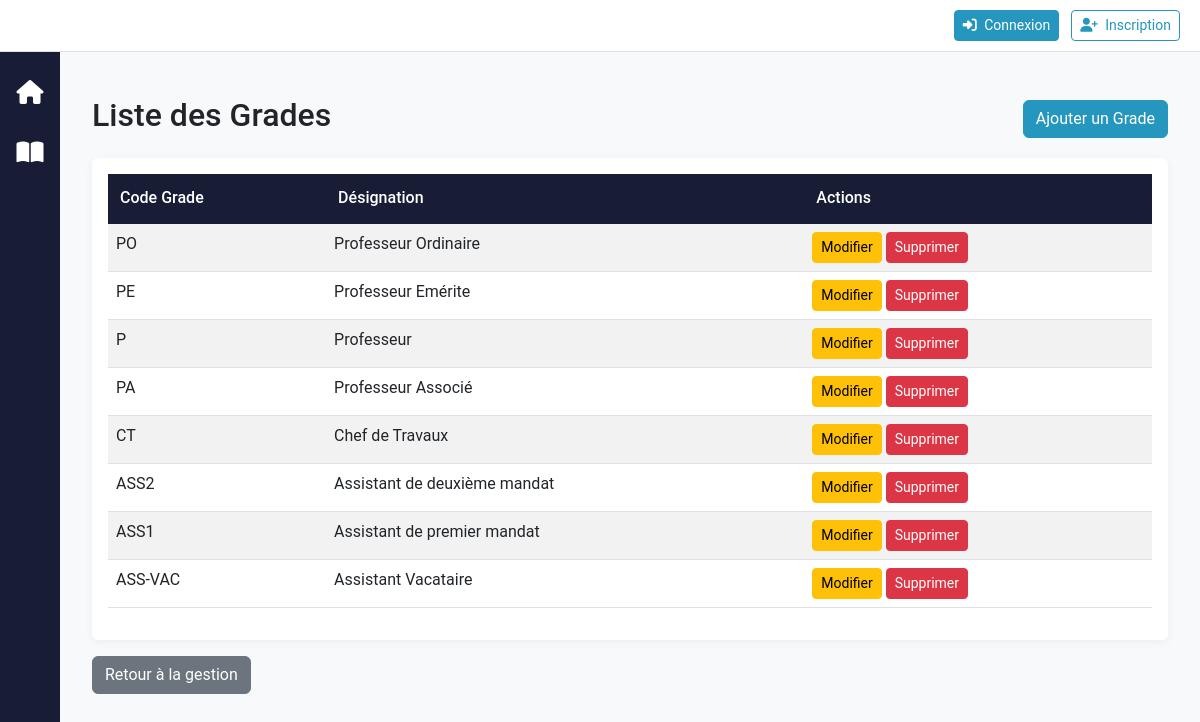
Screenshot of /reglage/grades/ with the database file from the repository.
### reglage/models.py (models this page shows, shortened)
class Grade(models.Model):
    CodeGrade = models.CharField(max_length=10, primary_key=True)
    DesignationGrade = models.CharField(max_length=100)

### reglage/views.py (the view)
# urls.py: path('grades/', views.GradeListView.as_view(), name='grade_list'),
class GradeListView(ListView):
    model = Grade
    template_name = 'reglage/grade_list.html'
    context_object_name = 'grades'

### accounts/context_processors.py (called while the page is built, shortened)
def user_roles(request):
    return {
        'user_organisation': None,
        'is_org_user': False,
        'is_admin': False,
        'is_administrative_role': False,
        'is_gestionnaire': False,
        'is_section_role': False,
        'is_department_role': False,
        'is_enseignant': False,
        'is_etudiant': False,
        'is_personnel_admin': False,
        'can_access_reglage': False,
        'can_access_finance': False,
        'can_create_users': False,
        'can_delete_all': False,
        'can_view_department_data': lambda dept: False,
        'can_view_section_data': lambda section: False,
        'user_roles': [],
        'user_department': None,
        'user_section': None,
        'user_section_designation': None,
    }

### reglage/templates/reglage/grade_list.html (shortened to what this page needs)
{% extends 'base.html' %}
{% block content %}
<div class="container mt-4">
    <div class="d-flex justify-content-between align-items-center mb-3">
        <h2>Liste des Grades</h2>
        <a href="{% url 'reglage:grade_create' %}" class="btn btn-primary">Ajouter un Grade</a>
    </div>
    <div class="card">
        <div class="card-body">
            <table class="table table-striped table-hover">
                <thead class="thead-dark">
                    <tr>
                        <th>Code Grade</th>
                        <th>Désignation</th>
                        <th>Actions</th>
                    </tr>
                </thead>
                <tbody>
                    {% for grade in grades %}
                    <tr>
                        <td>{{ grade.CodeGrade }}</td>
                        <td>{{ grade.DesignationGrade }}</td>
                        <td>
                            <a href="{% url 'reglage:grade_update' grade.pk %}" class="btn btn-sm btn-warning">Modifier</a>
                            <a href="{% url 'reglage:grade_delete' grade.pk %}" class="btn btn-sm btn-danger">Supprimer</a>
                        </td>
                    </tr>
                    {% empty %}
                    <tr>
                        <td colspan="3" class="text-center">Aucun grade trouvé.</td>
                    </tr>
                    {% endfor %}
                </tbody>
            </table>
        </div>
    </div>
    <a href="{% url 'reglage:gestion_entites' %}" class="btn btn-secondary mt-3">Retour à la gestion</a>
</div>
{% endblock %}

### static/css/style.css (style rules this page uses)
:root { --primary: #2596be; --primary-dark: #1a7592; --secondary: #6c757d; --success: #28a745; --info: #17a2b8; --warning: #ffc107; --danger: #dc3545; --light: #f8f9fa; --dark: #181c34; --border-radius: 0.375rem; --transition: all 0.3s ease; }
body { background-color: var(--light); font-size: 16px; font-family: 'Roboto', 'Segoe UI', sans-serif; }
.card { border: none; box-shadow: 0 2px 10px rgba(0,0,0,0.05); transition: var(--transition); }
.table thead th { background-color: var(--dark); color: white; border-bottom: 2px solid var(--dark); font-weight: 500; padding: 0.75rem; }
.btn-primary { background-color: var(--primary); border-color: var(--primary); }

### templates/base.html (style rules this page uses)
body { display: flex; min-height: 100vh; flex-direction: column; }

### rows the page displays
Grade: CodeGrade "PO", DesignationGrade "Professeur Ordinaire"
Grade: CodeGrade "PE", DesignationGrade "Professeur Emérite"
Grade: CodeGrade "P", DesignationGrade "Professeur"
Grade: CodeGrade "PA", DesignationGrade "Professeur Associé"
Grade: CodeGrade "CT", DesignationGrade "Chef de Travaux"
Grade: CodeGrade "ASS2", DesignationGrade "Assistant de deuxième mandat"
Grade: CodeGrade "ASS1", DesignationGrade "Assistant de premier mandat"
Grade: CodeGrade "ASS-VAC", DesignationGrade "Assistant Vacataire"
